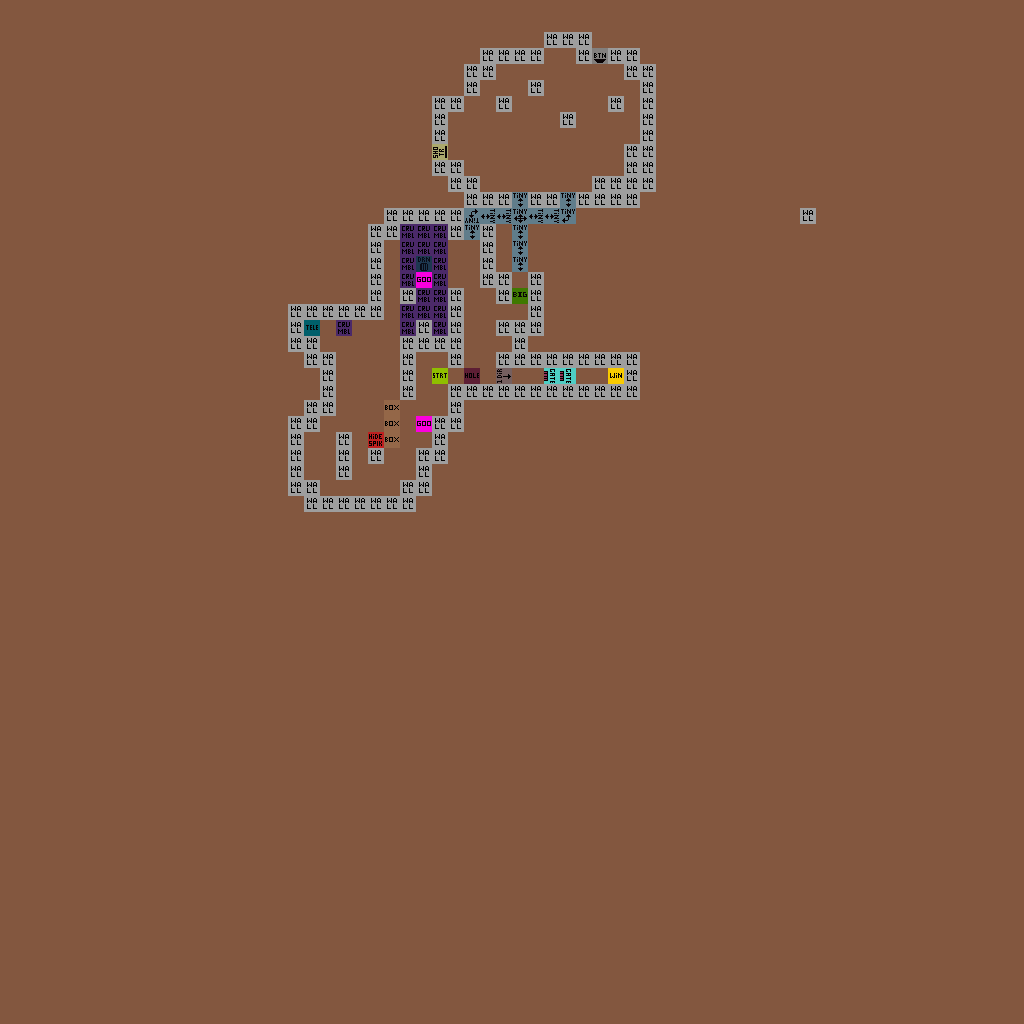

Below is a game level as drawn by its tile map, then a one-line description and the .tmx that defines it (tile-layer data replaced by summaries):
An orthogonal 64x64 tile map with 16x16 px tiles, 3 tile layers (Art_Background, Art_Gameplay, Gameplay), 2 tilesets and 3 objects (spawn).

<map version="1.2" tiledversion="1.2.4" orientation="orthogonal" renderorder="right-down" width="64" height="64" tilewidth="16" tileheight="16" infinite="0" backgroundcolor="#83573f" nextlayerid="8" nextobjectid="5">
 <tileset firstgid="1" source="tileset/GameplayTileset.tsx" />
 <tileset firstgid="33" source="tileset/GameplayImages.tsx" />
 <layer id="4" name="Art_Background" width="64" height="64">
  <data>[4096 cells, 0 non-empty, 0 distinct tile ids]</data>
 </layer>
 <layer id="6" name="Art_Gameplay" width="64" height="64">
  <data>[4096 cells, 0 non-empty, 0 distinct tile ids]</data>
 </layer>
 <layer id="5" name="Gameplay" width="64" height="64">
  <data>[4096 cells, 199 non-empty, 18 distinct tile ids]</data>
 </layer>
 <objectgroup id="2" name="Properties">
  <properties>
   <property name="onHit" value="setGate(34,23,open;35,23,open)" />
  </properties>
  <object id="1" name="spawn" x="432" y="368" width="16" height="16" />
  <object id="3" x="304" y="320" width="16" height="16">
   <properties>
    <property name="location" value="31,21" />
   </properties>
  </object>
  <object id="4" x="592" y="48" width="16" height="16">
   <properties>
    <property name="onHit" value="setGate(34,23,open; 35,23,open)" />
   </properties>
  </object>
 </objectgroup>
</map>
